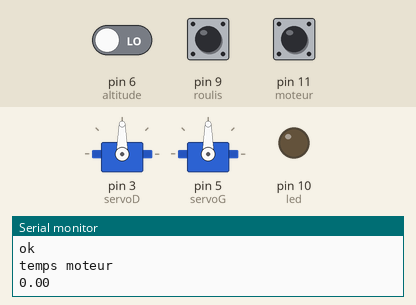
A sketch run on a simulated Arduino Uno, built with avr-gcc and run on an emulated ATmega328P. On the bench: 2 × servo, output pins drawn as LEDs (lit = HIGH), the last lines printed to the serial monitor. The inputs (shaded band) are chosen by the test bench; at power-on: pin 9 (roulis) LOW, pin 11 (moteur) LOW, pin 6 (altitude) LOW.

Above: at 1.2 s.
1.3 s: pin 9 (roulis) pulsed HIGH 5 times (0.12 s each, 0.3 s apart)
At 3.9 s:
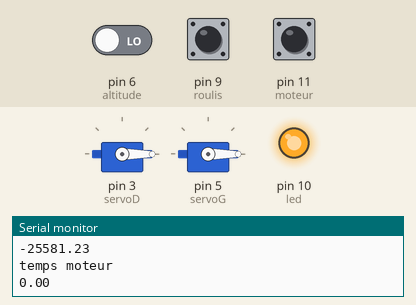
At 5.7 s:
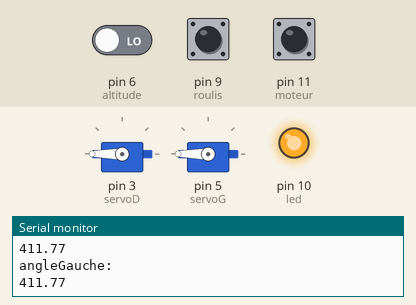
5.8 s: pin 11 (moteur) pulsed HIGH 2 times (0.12 s each, 0.3 s apart)
At 8.7 s:
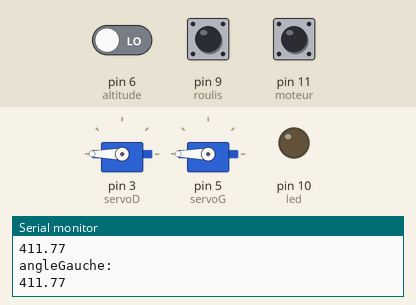
Timing chart, 0 to 12.6 s (numbered marks = the images above; inputs shaded):
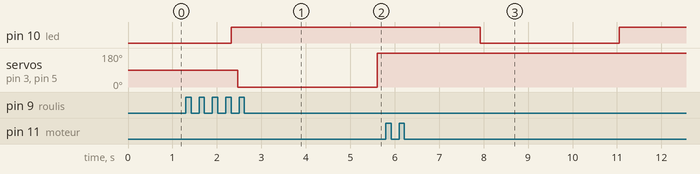

The sketch:

ServoMoteurs_Volets.ino
```cpp
//Non terminé
#include <Servo.h>
Servo servoD;
Servo servoG;

float angleG;
float angleD;


int const moteur=11;
int const altitude=6;
int const roulis=9;
int val;
int const led=10;
int const lex=10;
float tempsun;
float tempsdeux;
float tempstrois;
float SortieMoteur;
float SortieAltitude;
float SortieRoulis;


void setup() {
  Serial.begin(9600);
  Serial.println("enmarche");
  pinMode(moteur, INPUT);
  pinMode(altitude, INPUT);
  pinMode(roulis, INPUT);
  pinMode(led,OUTPUT);
  Serial.println("ok");
  servoD.attach(3);
  servoG.attach(5);
  servoD.write(90);// paralleles avec l'aile
  servoG.write(90);

}

void loop() {
  //RF
  tempsun= pulseIn(moteur, HIGH);
  Serial.println("temps moteur");
  Serial.println(tempsun);

  tempsdeux= pulseIn(altitude, HIGH);
  Serial.println("temps altitude");
  Serial.println(tempsdeux);

  tempstrois= pulseIn(roulis, HIGH);
  Serial.println("temps roulis");
  Serial.println(tempstrois);

  if (1450>tempsdeux or tempsdeux>1550){
    SortieAltitude=(1-(tempsdeux-1020)/835)*255;
  }
  if ((1450<tempsdeux) and (tempsdeux<1550)){//pas de mouvement
    SortieAltitude=127.5;
  }

  if (1400>tempstrois or tempstrois>1470){
    SortieRoulis=(1-(tempstrois-1070)/831)*255;

  }
   if ((1450<tempstrois) and(tempstrois<1550)){
    SortieRoulis=127.5;
  }

  SortieMoteur=(1-(tempsun-1040)/843)*255;
  if (SortieMoteur<20){//moteur à l'arret
    SortieMoteur=0;
  }
  if (SortieMoteur>240){
    SortieMoteur=255;
  }

  Serial.println("PMW moteur:");
  Serial.println(SortieMoteur);
  analogWrite(led,SortieMoteur);

  Serial.println("PMW roulis:");
  Serial.println(SortieRoulis);
  Serial.println("PMW altitude:");
  Serial.println(SortieAltitude);
  Serial.println("PMW moteur:");
  Serial.println(SortieMoteur);
  analogWrite(led,SortieMoteur);

  Serial.println("PMW roulis:");
  Serial.println(SortieRoulis);
  Serial.println("PMW altitude:");
  Serial.println(SortieAltitude);

  angleG=SortieRoulis/255*180;
  angleD=SortieRoulis/255*180;
  Serial.println("angleDroit:");
  Serial.println(angleD);
  Serial.println("angleGauche:");
  Serial.println(angleG);
  //Volets
  servoD.write(angleD);
  servoG.write(angleG);

}
```

Measured:
- after the input at 1.3 s, pin 10 (led): LOW → HIGH after 1.0 s instead of 1.7 s; servo on pin 3 (servoD), servo on pin 5 (servoG): 90° → 0° after 1.2 s, → 180° 3.1 s later
- after the input at 5.8 s, pin 10 (led): HIGH → LOW after 2.1 s, → HIGH 3.1 s later
